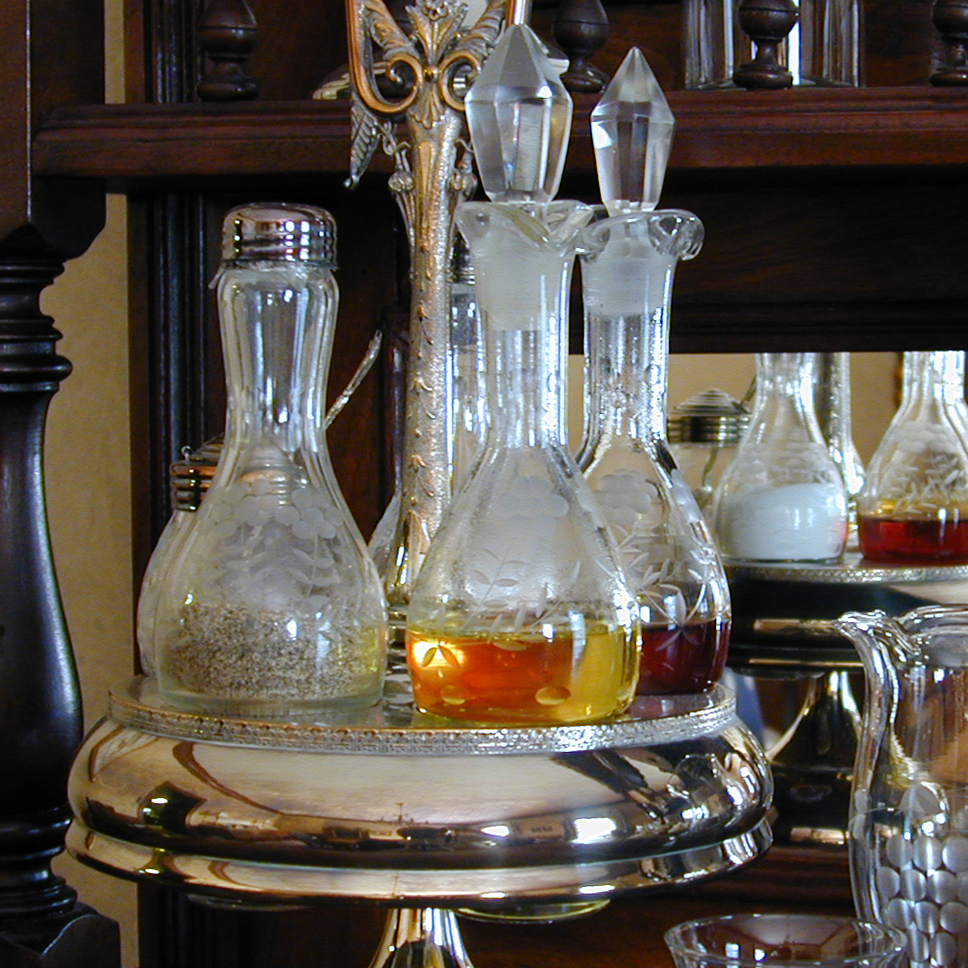
%> input picture EE415/Project 11/Fig0637(a)(caster_stand_original).png, 968 x 968 px
$ octave fig6_37.m   (GNU Octave 9; MATLAB toolbox functions it lacks are replaced by stand-ins)
%> lines starting %> are read from the running program, lines starting %| are printed output that depends on the picture; in (x1, y1, x2, y2) boxes, pixels count from 0 and x2, y2 are one past the last pixel; in counts of white or black regions, pixels touching at a corner belong together; the program's own positions count from 1
%> further down, a is the input picture: size 968x968x3 uint8; mean R, G, B 91.8, 84.8, 76.7
### EE415/Project 10/xx_rgb2hsi.m
%% Convert RGB image to HSI components
%%
%%   hsi = xx_rgb2hsi(rgb)
%%
%% Will accept RGB image of either uint8 or double class.
%% It returns HSI components (double).  All components are
%% normalized to the range 0 to 1.

function hsi = xx_rgb2hsi(rgb)

  if strcmp(class(rgb), 'uint8')
    rgb = double(rgb)/255;
  end

  hsi = zeros(size(rgb));

  % Compute hue
  hue = zeros(size(rgb(:,:,1)));
%> hue: size 968x968 double; every value is 0
  den = sqrt((rgb(:,:,1)-rgb(:,:,2)).^2 + ...
             (rgb(:,:,1)-rgb(:,:,3)).*(rgb(:,:,2)-rgb(:,:,3)));
  num = 0.5*((rgb(:,:,1)-rgb(:,:,2))+(rgb(:,:,1)-rgb(:,:,3)));

  % Skip den == 0 points
  ind = den ~= 0;
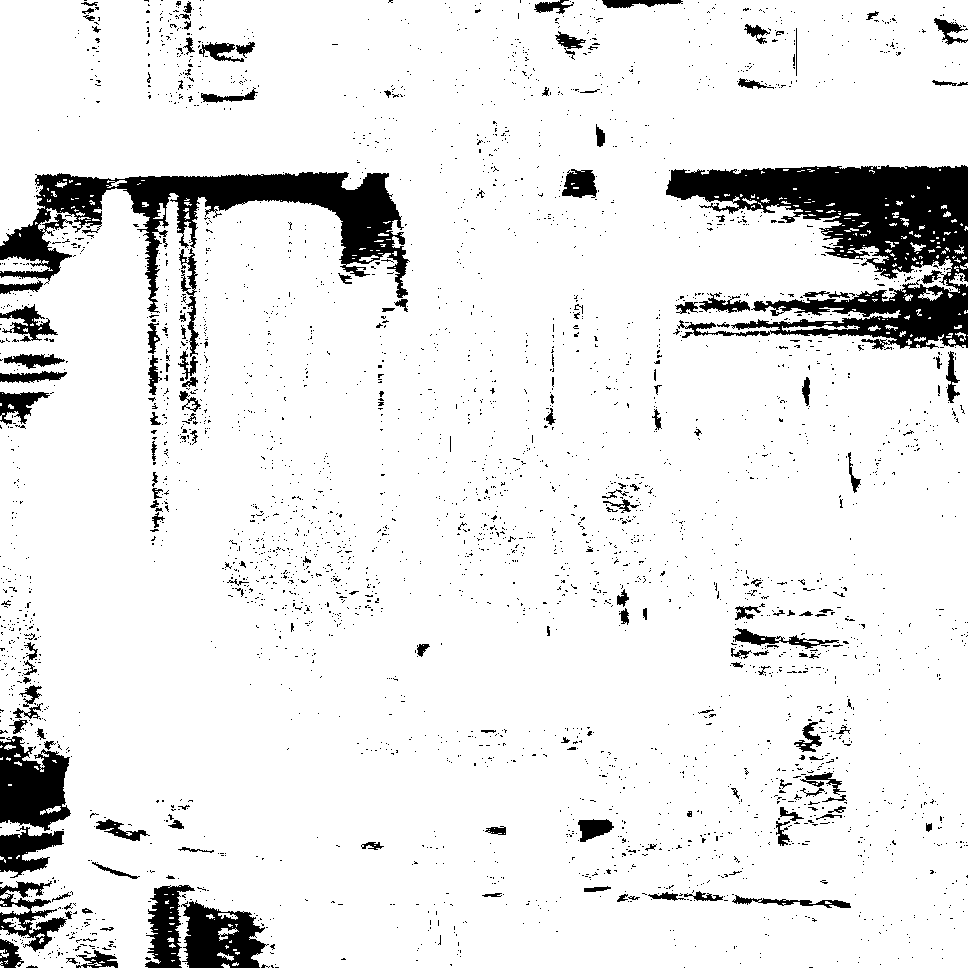
%> ind: size 968x968 logical; 90.8% white; 3550 black regions (3381 under 20 px), largest, box (x1, y1, x2, y2) and area: (666, 165, 968, 350) 26364, (0, 172, 410, 313) 17418, (0, 736, 71, 831) 4619
  hue(ind) = acos(num(ind)./den(ind))/(2*pi);

  % acosd returns values between 0 and 180, adjust for full range
  ind = rgb(:,:,3) > rgb(:,:,2);
%> ind: size 968x968 logical; 27.4% white; 5892 white regions (5095 under 20 px), largest, box (x1, y1, x2, y2) and area: (428, 10, 755, 618) 66794, (228, 200, 338, 483) 13727, (0, 398, 88, 761) 13386
  hue(ind) = 1 - hue(ind);

  hsi(:,:,1) = hue;

  % Compute intensity (value)
  val = sum(rgb, 3)/3;
  hsi(:,:,3) = val;

  % Compute saturation
  sat = zeros(size(hue));
  ind = (val ~= 0);
%> ind: size 968x968 logical; 100% white; black in thin lines or dots, all inside (x1, y1, x2, y2) = (25, 33, 938, 928)
  mrgb = min(rgb,[],3);
  sat(ind) = 1 - mrgb(ind) ./ val(ind);
  hsi(:,:,2) = sat;
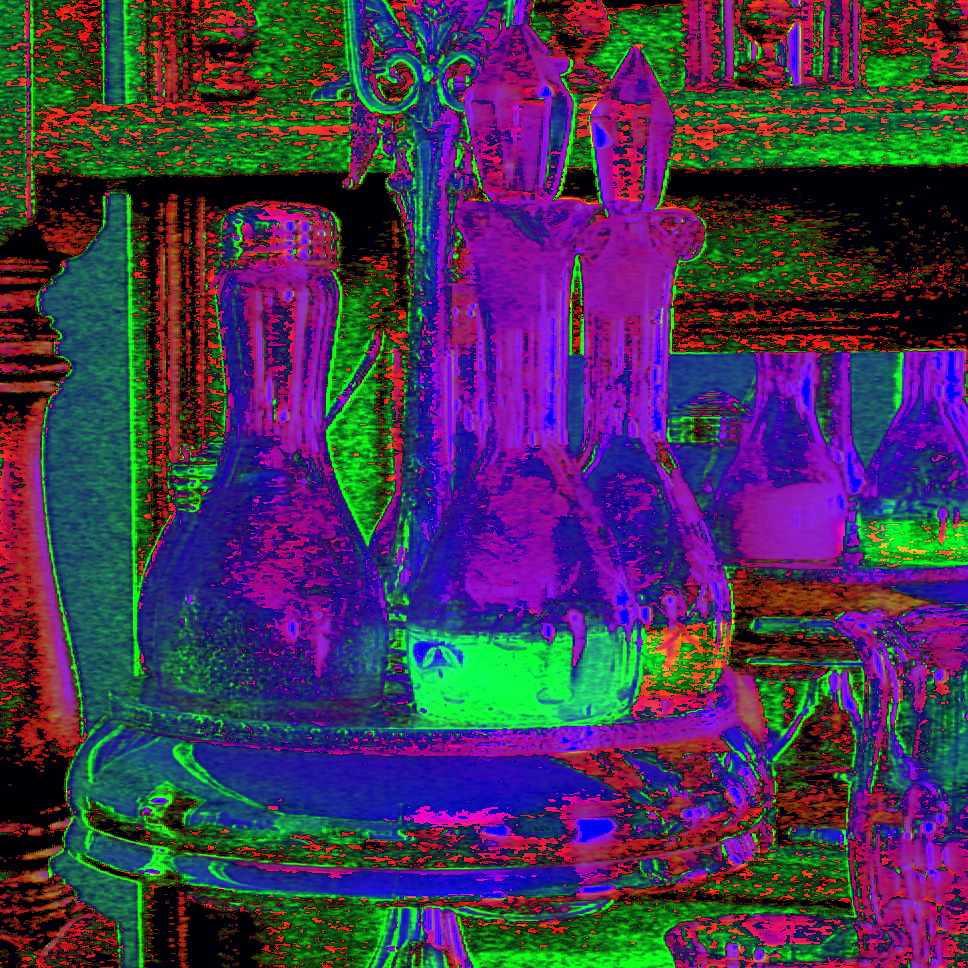
%> hsi: size 968x968x3 double; mean R, G, B 0.273, 0.206, 0.331; drawn with min black and max white

end

### EE415/Project 11/xx_imhisteq.m
function r = xx_imhisteq(img)
  r = zeros(size(img), 'uint8');

  MN = size(img,1)*size(img,2);
%> MN = 937024

  skold = 0;
  for k = 0:255
    ind = (img == k);
    sk = (255/MN)*sum(sum(ind)) + skold;
    r(ind) = uint8(sk);
    skold = sk;
  endfor
%> this loop made 256 passes
%> (sk, skold) on passes 1 to 3: (0.0185, 0.0185), (0.163, 0.163), (0.733, 0.733)
endfunction

### EE415 Digital Image Processing/Project 11/xx_hsi2rgb.m
%% Convert HSI components to RGB image.
%%
%%   rgb = xx_hsi2rgb(hsi)
%%
%% Will accept HSI matrix of either uint8 or double class.
%% It returns RGB image of class double.

function rgb = xx_hsi2rgb(hsi)

  if strcmp(class(hsi), 'uint8')
    hsi = double(hsi)/255;
  end

  m = size(hsi,1);
%> m = 968
  n = size(hsi,2);
%> n = 968

  red = zeros(m,n);
  grn = zeros(m,n);
  blu = zeros(m,n);

  % Extract hue, sat, val
  hue = hsi(:,:,1)*360;
  sat = hsi(:,:,2);
  val = hsi(:,:,3);

  % RG Sector
  ind = and(hue>=0,hue<120);
%> ind: size 968x968 logical; 66.8% white; 5004 black regions (4322 under 20 px), largest, box (x1, y1, x2, y2) and area: (326, 0, 968, 793) 123114, (184, 197, 343, 678) 26604, (724, 333, 878, 570) 17778
  blu(ind) = val(ind).*(1 - sat(ind));
  red(ind) = val(ind).*(1 + sat(ind).*cosd(hue(ind)) ./ cosd(60 - hue(ind)));
  grn(ind) = 3*val(ind) - red(ind) - blu(ind);

  % GB Sector (hue = hue - 120)
  ind = and(hue>=120,hue<240);
%> ind: size 968x968 logical; 21.3% white; 3665 white regions (3300 under 20 px), largest, box (x1, y1, x2, y2) and area: (430, 16, 732, 642) 78983, (724, 352, 878, 570) 16408, (218, 249, 341, 477) 10882
  red(ind) = val(ind).*(1 - sat(ind));
  grn(ind) = val(ind).*(1 + sat(ind).*cosd(hue(ind)-120) ./ cosd(180 - hue(ind)));
  blu(ind) = 3*val(ind) - red(ind) - grn(ind);

  % BR Sector (hue = hue - 240)
  ind = and(hue>=240,hue<=360);
%> ind: size 968x968 logical; 11.9% white; 7595 white regions (6654 under 20 px), largest, box (x1, y1, x2, y2) and area: (0, 421, 42, 616) 3688, (644, 619, 737, 677) 2112, (404, 806, 558, 854) 1892
  grn(ind) = val(ind).*(1 - sat(ind));
%> grn: size 968x968 double; min -1.11e-16, max 1.19, mean 0.503
  blu(ind) = val(ind).*(1 + sat(ind).*cosd(hue(ind)-240) ./ cosd(300 - hue(ind)));
%> blu: size 968x968 double; min -2.78e-17, max 1.28, mean 0.445
  red(ind) = 3*val(ind) - grn(ind) - blu(ind);
%> red: size 968x968 double; min -1.11e-16, max 1.43, mean 0.561

  rgb = reshape([red grn blu],[size(red) 3]);

end

### EE415/Project 11/fig6_37.m
% read original
a = imread('Fig0637(a)(caster_stand_original).png');

% show original
figure(1);
imshow(a);

% convert to hsi
a_hsi = xx_rgb2hsi(a);

% perform histogram equalization on intensity
eq_intensity = double(xx_imhisteq(uint8(255*a_hsi(:,:,3))))/255;

% create img b using equalized intensity
b_hsi = a_hsi;
b_hsi(:,:,3) = eq_intensity;

% convert to rgb
b = xx_hsi2rgb(b_hsi);

% show img b
figure(2);
imshow(b);

% create img c from img b
c_hsi = b_hsi;

% adjust saturation
A = .1;
c_sat = c_hsi(:,:,2) + A;
c_sat(c_sat > 1) = 1;
%> c_sat: size 968x968 double; min 0.1, max 1, mean 0.304
c_hsi(:,:,2) = c_sat;

% convert to rgb
c = xx_hsi2rgb(c_hsi);
%> in xx_hsi2rgb (call 2), `grn(ind) = val(ind).*(1 - sat(ind));`:
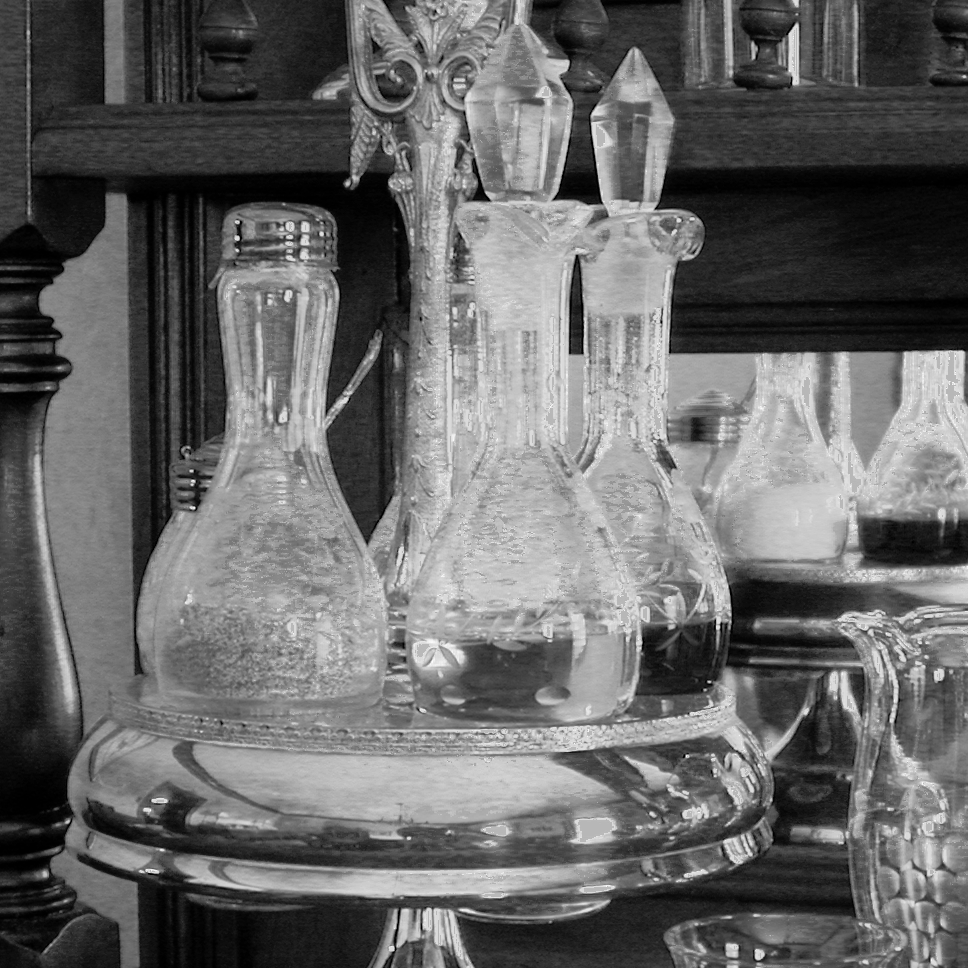
%> grn: size 968x968 double; min -1.11e-16, max 1.23, mean 0.503; drawn with min black and max white
%> in xx_hsi2rgb (call 2), `blu(ind) = val(ind).*(1 + sat(ind).*cosd(hue(ind)-240) ./ cosd(300 - h..`:
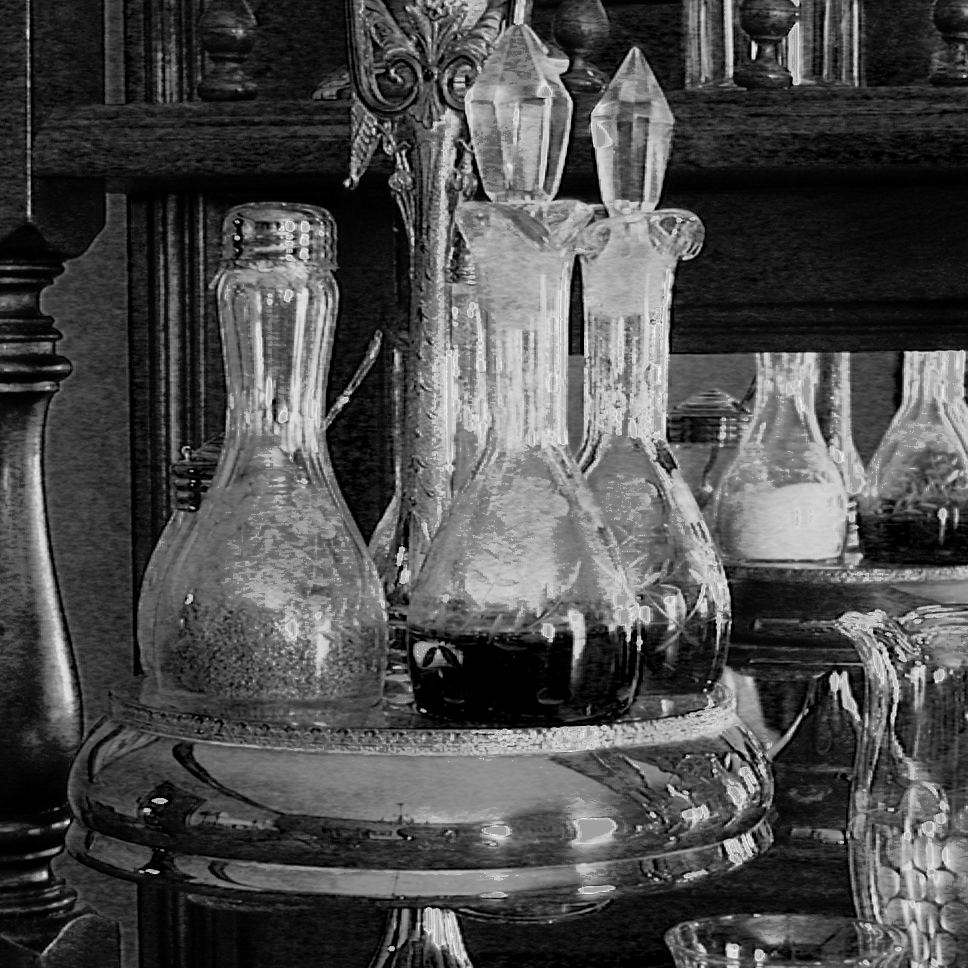
%> blu: size 968x968 double; min -2.78e-17, max 1.43, mean 0.433; drawn with min black and max white

% show img c
figure(3);
imshow(c);

% write images to files
mkdir 'imgs_637';
imwrite(a, 'imgs_637/img_a.png');
imwrite(b, 'imgs_637/img_b.png');
imwrite(c, 'imgs_637/img_c.png');
